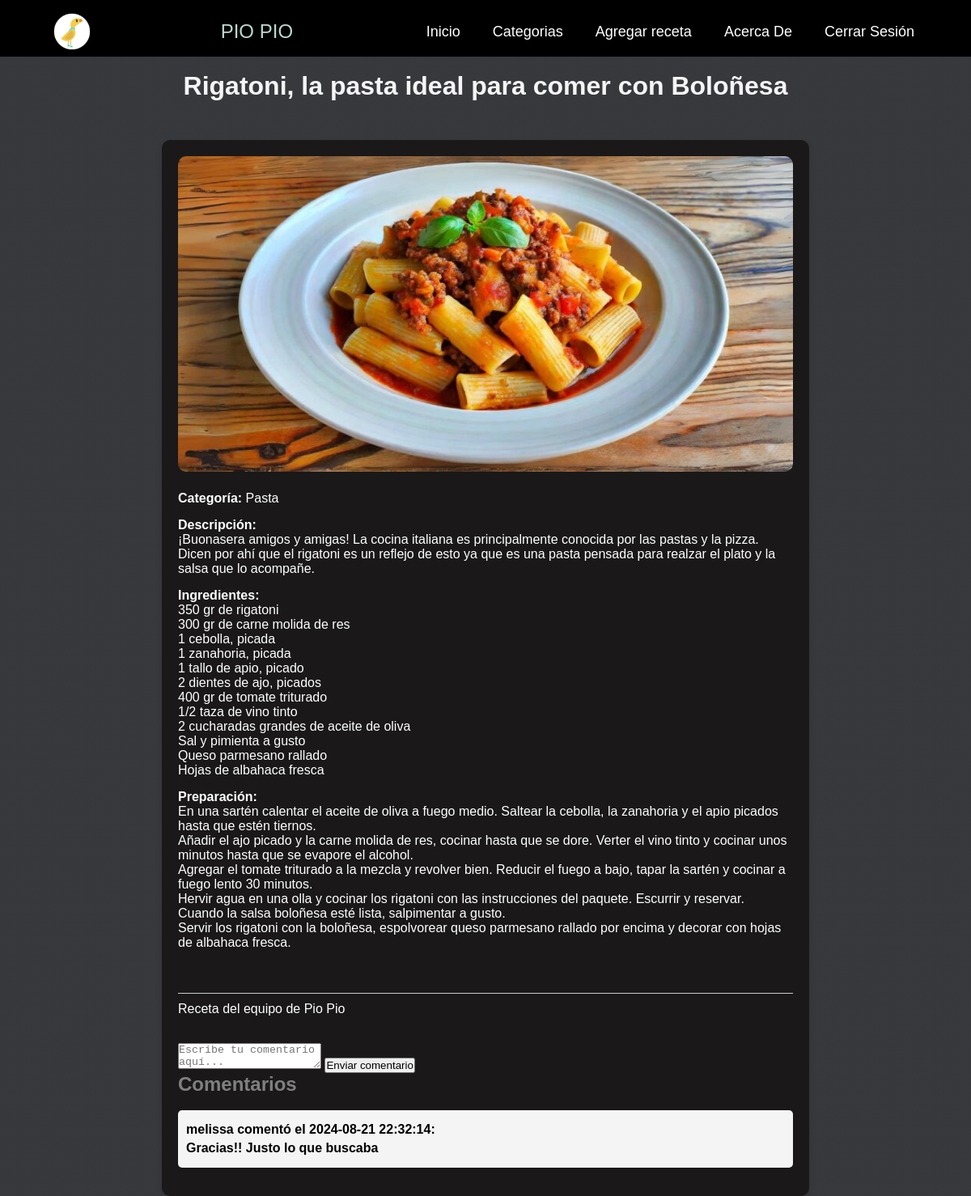
/detalle_receta.php?id=2 (signed in), run on the app's committed database.
### tables this page shows
CREATE TABLE `recetas` (
  `IDRecetas` int(11) NOT NULL,
  `Titulo` varchar(255) NOT NULL,
  `Descripcion` text NOT NULL,
  `Ingredientes` text NOT NULL,
  `Preparacion` text NOT NULL,
  `imagen` varchar(255) DEFAULT 'default.jpg',
  `IDCateg` int(11) NOT NULL,
  `IDUsuarios` int(11) DEFAULT NULL
);

CREATE TABLE `categorias` (
  `IDCateg` int(11) NOT NULL,
  `Categoria` varchar(255) NOT NULL
);

CREATE TABLE `comentarios` (
  `IDComentario` int(11) NOT NULL,
  `IDRecetas` int(11) DEFAULT NULL,
  `IDUsuarios` int(11) DEFAULT NULL,
  `comentario` text NOT NULL,
  `fecha` timestamp NOT NULL DEFAULT current_timestamp()
);

CREATE TABLE `usuarios` (
  `IDUsuarios` int(11) NOT NULL,
  `Usuario` varchar(50) NOT NULL,
  `Clave` varchar(15) NOT NULL,
  `CorreoElectronico` varchar(50) NOT NULL
);

### detalle_receta.php (the view, shortened to what this page needs)
<?php
include('Conexion.php');
$id = $_GET['id'];
$sql = "SELECT recetas.Titulo, recetas.Descripcion, recetas.Ingredientes, recetas.Preparacion, recetas.imagen,
               categorias.Categoria AS categoria, usuarios.Usuario AS nombre_usuario
        FROM recetas
        JOIN categorias ON recetas.IDCateg = categorias.IDCateg
        LEFT JOIN usuarios ON recetas.IDUsuarios = usuarios.IDUsuarios
        WHERE recetas.IDRecetas = $id";
$result = $conexion->query($sql);
if ($result->num_rows > 0) {
    $row = $result->fetch_assoc();
} else {
    echo "Receta no encontrada.";
    exit;
}
?>
<!DOCTYPE html>
<html lang="es">
<head>
    <link rel="stylesheet" href="CSS/DetStyle.css">
</head>
<body>
<header>
        <div class="back">
            <div class="menu container">
                <img class="log" src="Imagenes/Pio_Pio.png" alt="Pio Pio logo">
                <a href="#" class="logo">Pio Pio</a>
                <nav class="navbar">
                    <ul>
                        <li><a href="Home.php">Inicio</a></li>
                        <li id="menu-item">
                            <a href="#">Categorias</a>
                        </li>
                        <li><a href="AgregarReceta.php">Agregar receta</a></li>
                        <li><a href="AcercaDe.php">Acerca De</a></li>
                        <li><a href="CerrarSesion.php" role="button">Cerrar Sesión</a></li>
                    </ul>
                </nav>
            </div>
        </div>
    </header>
    <br>
    <h1><?php echo $row['Titulo']; ?></h1>
    <br>
    <div class="receta-detalle">
        <?php if ($row['imagen']) { ?>
            <img src="imagenes/<?php echo $row['imagen']; ?>" alt="<?php echo $row['Titulo']; ?>" class="imagen-receta">
        <?php } ?>
        <p><strong>Categoría:</strong> <?php echo $row['categoria']; ?></p>
        <p><strong>Descripción:</strong> <br> <?php echo $row['Descripcion']; ?></p>
        <p><strong>Ingredientes:</strong> <br> <?php echo nl2br($row['Ingredientes']); ?></p>
        <p><strong>Preparación:</strong> <br> <?php echo nl2br($row['Preparacion']); ?></p>
        <br>
        <footer>
            <?php if (!empty($row['nombre_usuario'])): ?>
                <p>Recetado por: <strong><?php echo htmlspecialchars($row['nombre_usuario']); ?></strong></p>
            <?php else: ?>
                <p>Receta del equipo de Pio Pio</p>
            <?php endif; ?>
            <br>
            <?php
            if (isset($_SESSION['Usuario'])) {
                ?>
                <form action="comentario.php" method="post">
                    <textarea name="comentario" placeholder="Escribe tu comentario aquí..." required></textarea>
                    <button type="submit">Enviar comentario</button>
                </form>
                <?php
            }
            ?>
            <?php
                $sql_comentarios = "SELECT comentarios.Comentario, comentarios.fecha, usuarios.Usuario
                                FROM comentarios
                                JOIN usuarios ON comentarios.IDUsuarios = usuarios.IDUsuarios
                                WHERE comentarios.IDRecetas = ?
                                ORDER BY comentarios.fecha DESC";
                $stmt = $conexion->prepare($sql_comentarios);
                $stmt->bind_param("i", $id);
                $stmt->execute();
                $result_comentarios = $stmt->get_result();
                if ($result_comentarios->num_rows > 0) {
                    echo "<h2><strong>Comentarios<strong></h2>";
                    echo "<br>";
                    while ($comentario = $result_comentarios->fetch_assoc()) {
                        echo "<div class='comentario'>";
                        echo "<p><strong>" . htmlspecialchars($comentario['Usuario']) . "</strong> comentó el " . $comentario['fecha'] . ":</p>";
                        echo "<p>" . htmlspecialchars($comentario['Comentario']) . "</p>";
                        echo "</div>";
                    }
                } else {
                    echo "<p>Sé el primero en comentar.</p>";
                }
            ?>
        </footer>
    </div>
</body>
</html>

### CSS/DetStyle.css (style rules this page uses)
* { margin: 0; padding: 0; box-sizing: border-box; text-decoration: none; list-style: none; }
body { min-height: 100vh; background: linear-gradient(rgba(5, 7, 12, 0.8), rgba(5, 7, 12, 0.8)), url(Fondos/Ingredents.jpg) no-repeat center center fixed; background-size: cover; font-family: Arial, Helvetica, sans-serif; }
footer { color: grey; margin-top: 20px; border-top: 1px solid #ccc; padding-top: 10px; }
footer .comentario { background-color: #f4f4f4; padding: 10px; margin-bottom: 15px; border-radius: 5px; }
footer .comentario p { color: black; margin: 5px 0; }
.receta-detalle { max-width: 800px; margin: auto; padding: 20px; background-color: rgb(26, 24, 24); border-radius: 10px; box-shadow: 0 4px 8px rgba(0, 0, 0, 0.1); }
.receta-detalle img { width: 100%; height: 390px; border-radius: 10px; margin-bottom: 20px; }
.receta-detalle p { color: white; margin-bottom: 15px; }
h1 { text-align: center; margin-bottom: 30px; color: whitesmoke; }
.container { max-width: 1100px; margin: 0 auto; }
.back { padding: 35px 0; background-color: black; }
.menu { position: absolute; top: 0; left: 0; right: 0; display: flex; align-items: center; justify-content: space-between; z-index: 1000; }
.logo { font-size: 24px; color: #bad8cd; font-weight: 450; text-transform: uppercase; }
.log { font-size: 24px; text-transform: uppercase; height: 78px; width: auto; }
.menu .navbar ul li { position: relative; float: left; }
.menu .navbar ul li a { font-size: 18px; padding: 20px; color: #FFFFFF; display: block; }

### data on the page
recetas: Titulo "Rigatoni, la pasta ideal para comer con Boloñesa", imagen (picture), IDCateg.Categoria "Pasta", Descripcion "¡Buonasera amigos y amigas! La cocina italiana es principalmente conocida por las pastas y la pizza. Dicen por ahí que el rigatoni es un reflejo de esto ya que es una pasta pensada para realzar el plato y la salsa que lo acompañe.", Ingredientes "350 gr de rigatoni 300 gr de carne molida de res 1 cebolla, picada 1 zanahoria, picada 1 tallo de apio, picado 2 dientes de ajo, picados 400 gr de tomate triturado 1/2 taza de vino tinto 2 cucharadas grandes de aceite de oliva Sal y pimienta a gusto Queso parmesano rallado Hojas de albahaca fresca", Preparacion "En una sartén calentar el aceite de oliva a fuego medio. Saltear la cebolla, la zanahoria y el apio picados hasta que estén tiernos. Añadir el ajo picado y la carne molida de res, cocinar hasta que se dore. Verter el vino tinto y cocinar unos minutos hasta que se evapore el alcohol. Agregar el tomate triturado a la mezcla y revolver bien. Reducir el fuego a bajo, tapar la sartén y cocinar a fuego lento 30 minutos. Hervir agua en una olla y cocinar los rigatoni con las instrucciones del paquete. Escurrir y reservar. Cuando la salsa boloñesa esté lista, salpimentar a gusto. Servir los rigatoni con la boloñesa, espolvorear queso parmesano rallado por encima y decorar con hojas de albahaca…"
comentarios: IDUsuarios.Usuario "melissa", fecha "2024-08-21 22:32:14", comentario "Gracias!! Justo lo que buscaba"
